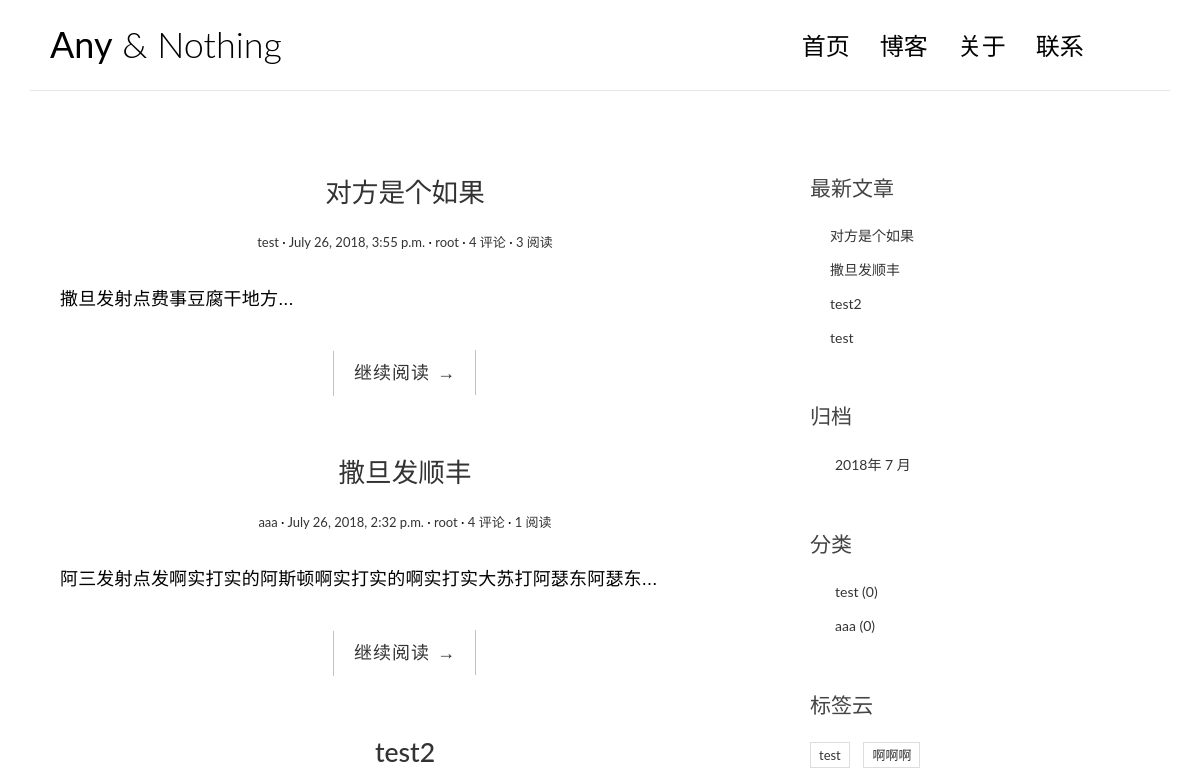
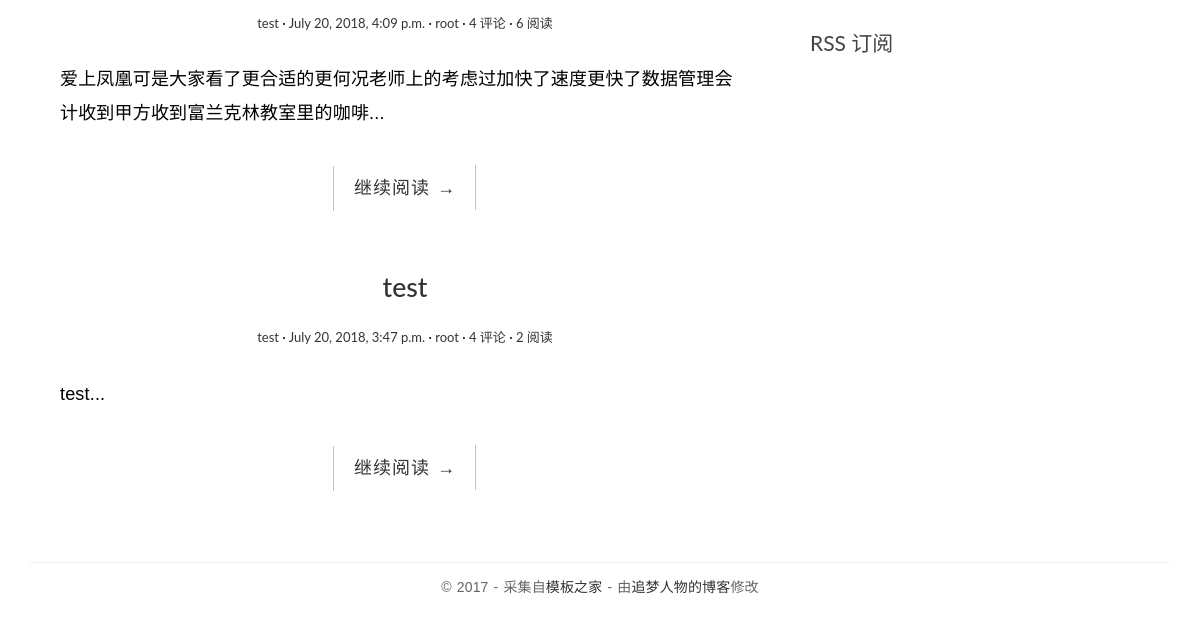
Before: / with the older database file (2 pictures, top to bottom).
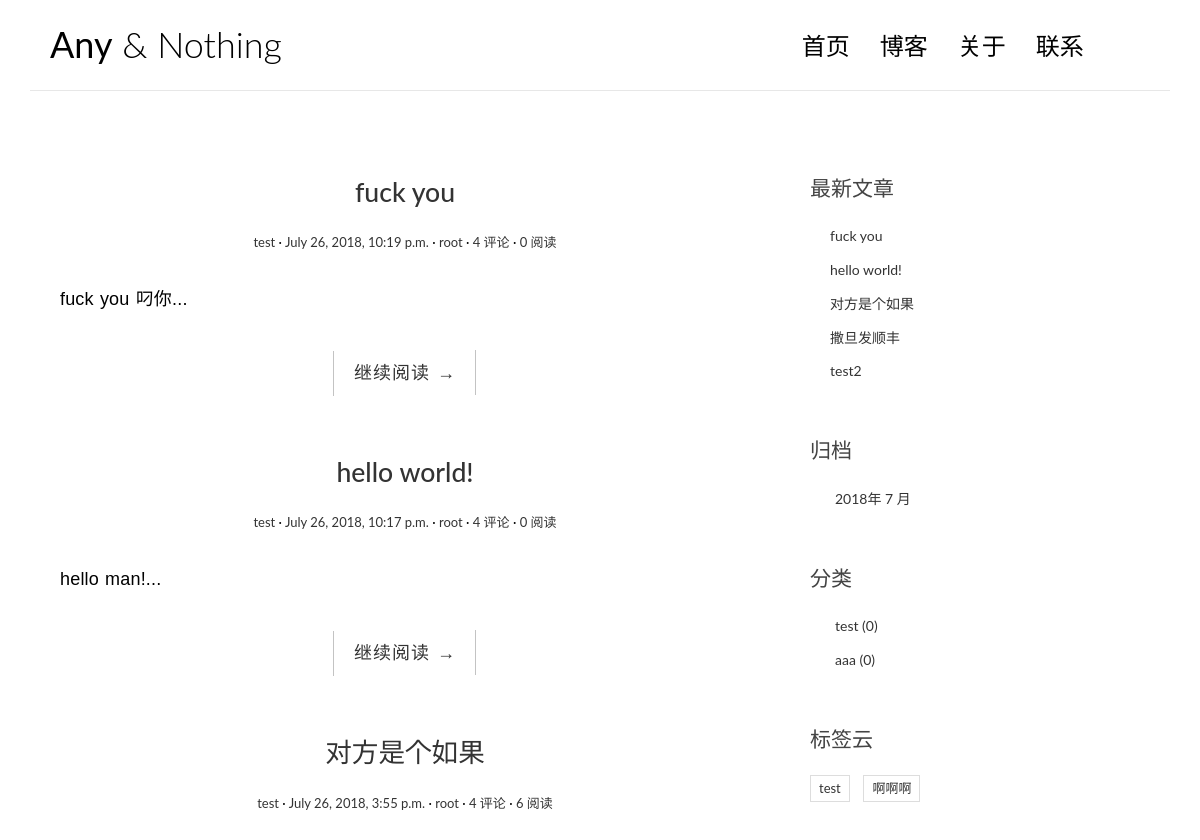
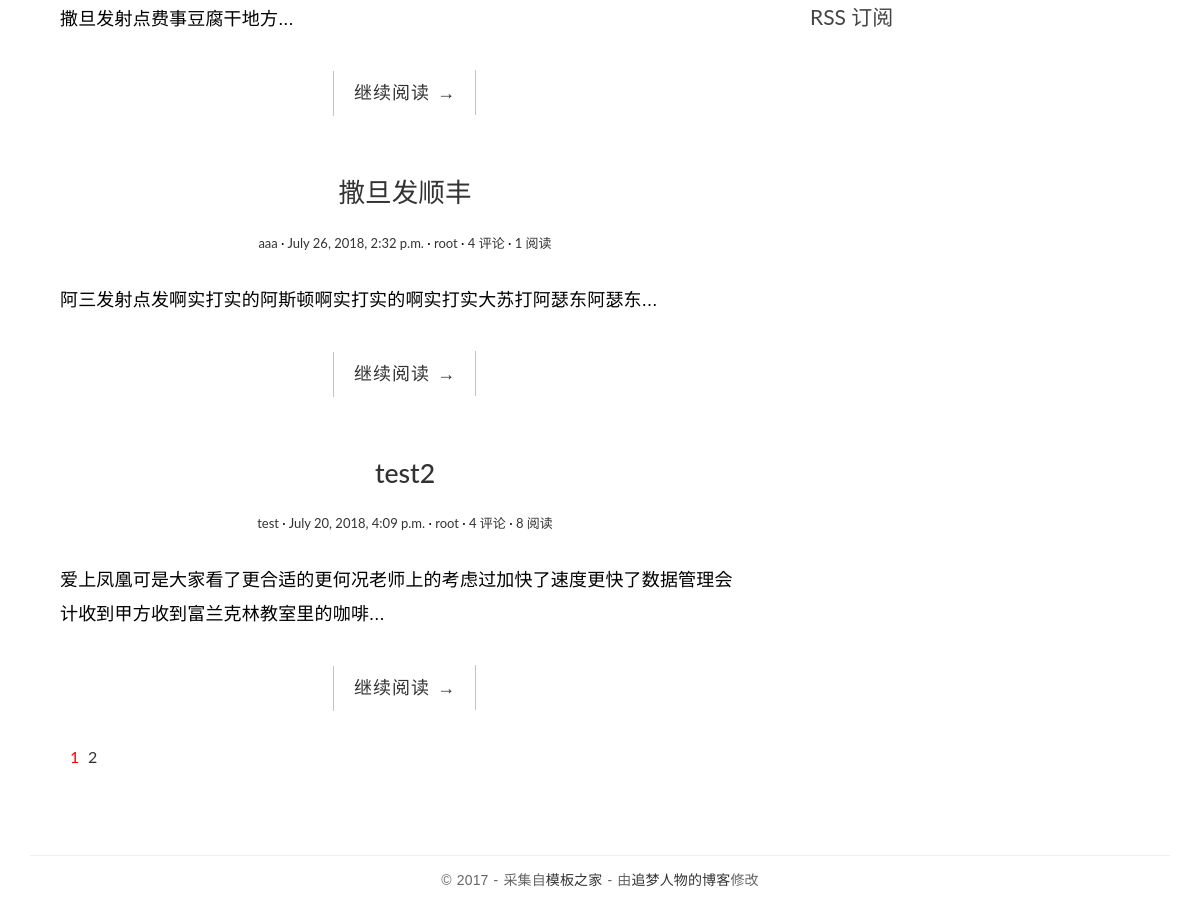
After: the same page with the newer database file (2 pictures, top to bottom).
### blog/models.py (models this page shows, shortened)
class Post(models.Model):
	title = models.CharField(max_length=100)
	body = models.TextField()
	created_time = models.DateTimeField()
	modified_time = models.DateTimeField()
	excerpt = models.CharField(max_length=200, blank=True)
	category = models.ForeignKey(Category, on_delete=models.CASCADE)
	tag = models.ManyToManyField(Tag)
	author = models.ForeignKey(User, on_delete=models.CASCADE)
	views = models.PositiveIntegerField(default=0)
	def get_absolute_url(self):
		return reverse('blog:detail', kwargs={'pk': self.pk})
	class Meta:
		ordering = ['-created_time', 'title']

class Category(models.Model):
	name = models.CharField(max_length=100)
	def __str__(self):
		return self.name

class Tag(models.Model):
	name = models.CharField(max_length=100)
	def __str__(self):
		return self.name

### blog/views.py (the view, shortened to what this page needs)
# urls.py: url(r'^$', views.IndexViews.as_view(), name='index'),
class IndexViews(ListView):
    model = Post
    template_name = 'blog/index.html'
    context_object_name = 'post_list'
    paginate_by = 5
    def get_context_data(self, **kwargs):
        context = super().get_context_data(**kwargs)
        '''
		父类生成的字典中已有了 paginator/page_obj/is_paginated 这三个模板变量
		paginator 是 Paginator 的一个实例(分页实例)
		page_obj 是 Page 的一个实例(当前分页实例)
		is_paginated 是一个布尔变量,指示是否分页
		由于 context 是一个字典,所以用 get 方法从中取出某个键对应的值
		'''
        paginator = context.get('paginator')
        page = context.get('page_obj')
        is_paginated = context.get('is_paginated')
        pagination_data = self.pagination_data(paginator, page, is_paginated)
        context.update(pagination_data)
        return context
    def pagination_data(self, paginator, page, is_paginated):
        if not is_paginated:
            return {}
        left = []
        right = []
        left_has_more = False
        right_has_more = False
        first = False
        last = False
        page_number = page.number
        total_pages = paginator.num_pages
        page_range = paginator.page_range
        if page_number == 1:
            right = page_range[page_number:page_number + 2]
            if right[-1] < total_pages - 1:
                right_has_more = True
            if right[-1] < total_pages:
                last = True
        data = {
            'left': left,
            'right': right,
            'left_has_more': left_has_more,
            'right_has_more': right_has_more,
            'first': first,
            'last': last,
        }
        return data

### blog/templatetags/blog_tags.py (called while the page is built)
@register.simple_tag
def get_recent_posts(num=5):
	return Post.objects.all().order_by('-created_time')[:num]

@register.simple_tag
def archives():
	return Post.objects.dates('created_time', 'month', order='DESC')

@register.simple_tag
def get_categorys():
	return Category.objects.all()

@register.simple_tag
def get_tag_list():
	tag_list = Tag.objects.all()
	return tag_list

### templates/blog/index.html (shortened to what this page needs)
{% extends 'base.html' %}
{% block main %}
			{% for post in post_list %}
				<article class="post post-{{ post.pk }}">
					<header class="entry-header">
						<h1 class="entry-title">
							<a href="{{ post.get_absolute_url }}">{{ post.title }}</a>
						</h1>
						<div class="entry-meta">
							<span class="post-category"><a href="{% url 'blog:category' post.category.pk %}">{{ post.category }}</a></span>
							<span class="post-date"><a href="{% url 'blog:archives' post.created_time.year post.created_time.month %}"><time class="entry-date">{{ post.created_time }}</time></a></span>
							<span class="post-author"><a href="{% url 'blog:author' post.author.pk %}">{{ post.author }}</a></span>
							<span class="comments-link"><a href="#">4 评论</a></span>
							<span class="views-count"><a href="{{ post.get_absolute_url }}">{{ post.views }} 阅读</a></span>
						</div>
					</header>
					<div class="entry-content clearfix">
						<p> {{ post.excerpt }}...</p>
						<div class="read-more cl-effect-14">
							<a href="{{ post.get_absolute_url }}" class="more-link">继续阅读 <span class="meta-nav">→</span></a>
						</div>
					</div>
				</article>
			{% empty %}
					<div class="no-post">暂时还没有发布的文章！</div>
			{% endfor %}
				{% if is_paginated %}
				<div class="pagination">
					<ul>
						<li class="current"><a href="?page={{ page_obj.number }}">{{ page_obj.number }}</a></li>
						{% if right %}
							{% for i in right %}
							<li><a href="?page={{ i }}">{{ i }}</a></li>
							{% endfor %}
						{% endif %}
					</ul>
				</div>
			{% endif %}
{% endblock main %}

### templates/base.html (shortened to what this page needs)
{% load staticfiles %}
{% load blog_tags %}
<!DOCTYPE html>
<html>
<head>
	<link rel="stylesheet" href="{% static 'blog/css/bootstrap.min.css' %}">
	<link rel="stylesheet" href="http://code.ionicframework.com/ionicons/2.0.1/css/ionicons.min.css">
	<link rel="stylesheet" href="{% static 'blog/css/pace.css' %}">
	<link rel="stylesheet" href="{% static 'blog/css/custom.css' %}">
	<link rel="stylesheet" href="{% static 'blog/css/highlights/github.css' %}">
</head>
<body>
<div class="container">
	<header id="site-header">
		<div class="row">
			<div class="col-md-4 col-sm-5 col-xs-8">
				<div class="logo">
					<h1><a href="{% url 'blog:index' %}"><b>Any</b> &amp; Nothing</a></h1>
				</div>
			</div>
			<div class="col-md-8 col-sm-7 col-xs-4">
				<nav class="main-nav" role="navigation">
					<div class="collapse navbar-collapse" id="bs-example-navbar-collapse-1">
						<ul class="nav navbar-nav navbar-right">
							<li class="cl-effect-11"><a href="{% url 'blog:index' %}" data-hover="首页">首页</a></li>
							<li class="cl-effect-11"><a href="{% url 'blog:posts' %}" data-hover="博客">博客</a></li>
							<li class="cl-effect-11"><a href="{% url 'blog:about' %}" data-hover="关于">关于</a></li>
							<li class="cl-effect-11"><a href="{% url 'blog:contact' %}" data-hover="联系">联系</a></li>
						</ul>
					</div>
				</nav>
			</div>
		</div>
	</header>
</div>
<div class="content-body">
	<div class="container">
		<div class="row">
			<main class="col-md-8">
			{% block main %}
			{% endblock main %}
			</main>
			<aside class="col-md-4">
				<div class="widget widget-recent-posts">
					<h3 class="widget-title">最新文章</h3>
					{% get_recent_posts as recent_post_list %}
					<ul>
						{% for post in recent_post_list %}
						<li>
							<a href="{{ post.get_absolute_url }}">{{ post.title }}</a>
						</li>
					{% empty %}
					<li>暂无文章...</li>
					{% endfor %}
					</ul>
				</div>
				<div class="widget widget-archives">
					<h3 class="widget-title">归档</h3>
					{% archives as date_list %}
					<ul>
						{% for date in date_list %}
						<li>
							<a href="{% url 'blog:archives' date.year date.month %}">{{ date.year }}年 {{ date.month }} 月</a>
						</li>
						{% empty %}
						暂无归档...
						{% endfor %}
					</ul>
				</div>
				<div class="widget widget-category">
					<h3 class="widget-title">分类</h3>
					{% get_categorys as category_list %}
					<ul>
						{% for category in category_list %}
						<li>
							<a href="{% url 'blog:category' category.pk %}">{{ category.name }} <span class="post-count">(0)</span></a>
						</li>
					{% empty %}
					<li>暂无分类...</li>
					{% endfor %}
					</ul>
				</div>
				<div class="widget widget-tag-cloud">
					<h3 class="widget-title">标签云</h3>
					{% get_tag_list as tag_list %}
					<ul>
						{% for tag in tag_list %}
						<li>
							<a href="{% url 'blog:tag' tag.pk %}">{{ tag }}</a>
						</li>
						{% empty %}
						<li>暂无标签...</li>
						{% endfor %}
					</ul>
				</div>
				<div class="rss">
					<a href="{% url 'rss' %}"> RSS 订阅</a>
				</div>
			</aside>
		</div>
	</div>
</div>
<footer id="site-footer">
	<div class="container">
		<div class="row">
			<div class="col-md-12">
				<p class="copyright">&copy 2017 - 采集自<a href="http://www.cssmoban.com/"
														target="_blank" title="模板之家">模板之家</a>
					- 由<a href="http://zmrenwu.com/" title="网页模板" target="_blank">追梦人物的博客</a>修改
				</p>
			</div>
		</div>
	</div>
</footer>
</body>
</html>

Changed rows visible on the page:
no longer on this page (row edited): Post: title "test", category "test", created_time "July 20, 2018, 3:47 p.m.", author "root", views "2", excerpt "test"
added Post: title "fuck you", category "test", created_time "July 26, 2018, 10:19 p.m.", author "root", views "0", excerpt "fuck you 叼你"
added Post: title "hello world!", category "test", created_time "July 26, 2018, 10:17 p.m.", author "root", views "0", excerpt "hello man!"
changed Post "对方是个如果": views "3" → "6"
changed Post "test2": views "6" → "8"
Other visible differences:
{{ page_obj.number }}: (not shown) → "1"
new list line: "2"
